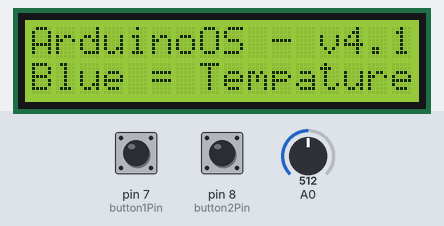
Bench run of a sketch on a simulated Arduino Uno, built with avr-gcc and run on an emulated ATmega328P. Shown: 16×2 character LCD. Inputs (shaded band) come from the test bench; at power-on: pin 7 (button1Pin) HIGH, pin 8 (button2Pin) HIGH, A0 = 512.

Above: at 11.2 s.
11.3 s: pin 7 (button1Pin) pulled LOW for 0.15 s
At 11.8 s:
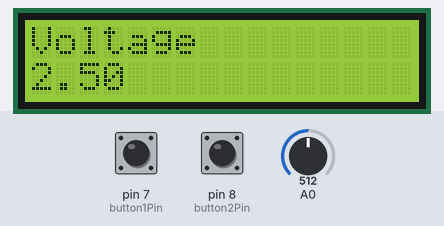
14.4 s: pin 8 (button2Pin) pulled LOW for 3.2 s
At 18.3 s:
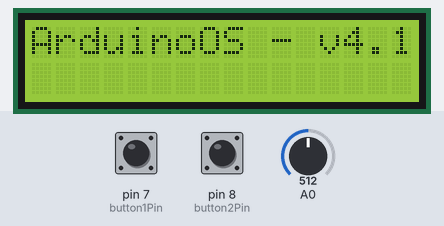
23.6 s: pin 7 (button1Pin) pulled LOW for 3.2 s
At 28.3 s:
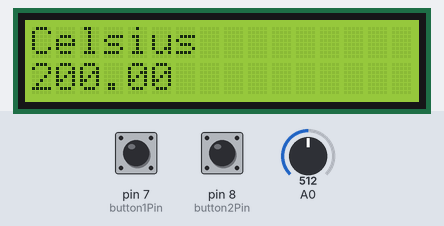
31.3 s: pin 7 (button1Pin) pulled LOW for 1 s
At 31.8 s:
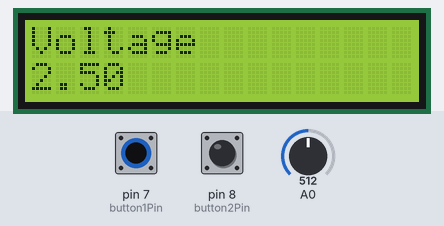
Timing chart, 0 to 34.3 s (numbered marks = the images above; inputs shaded):
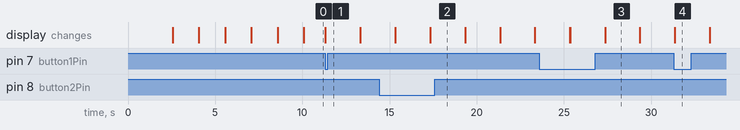

Measured:
- after the input at 11.3 s, the display: changes at once (image 1)
- after the input at 14.4 s, the display: first differs from a run without the input after 2.9 s (image 2)
- after the input at 23.6 s, the display: first differs from a run without the input after 1.8 s (image 3 shows a later state)
- after the input at 31.3 s, the display: changes after 0.07 s (image 4)
- what the display in image 3 shows lasts 2.0 s, from 27.4 s to 29.4 s

The sketch:

ArduinoOS.ino
```cpp
/*
ArduinoOS - Made by PacksGamingHD at www.github.com/PacksGamingHD
*/

// Tested on: 3/13/15 (13/3/15) Status: Works

/** INFORMATION
 * Code Guide
 * lcd.print(""); - Print a message to the LCD
 * delay() - What number you put there, it will delay the code *IMPORTANT - YOU MUST PUT THIS AFTER YOU FINISH THE SECOND LINE OR YOU WONT SEE IT*
 * lcd.clear(); - Clears the LCD
 * if (button1State == LOW) - When you push button 1 then it will do what you put in the code
 * if (button2State == LOW) - When you push button 2 then it will do what you put in the code
 * lcd.setCursor(0,0); - Sets the cursor to the first line
 * lcd.setCursor(0,1); - Sets the cursor to the second line
 * start(); - Delays 2000, sets the cursor to the first line and clear the LCD
 * start1(); - Delays 2000, sets the cursor to the second line and clear the LCD
 * line1(); - Set the cursor to the first line
 * line2(); - Set the cursor to the second line
 * boot1() - Delay 1500 then set LCD to first line
 * Other Resources:
 * Find all of the commands here: http://arduino.cc/en/Reference/LiquidCrystal
 * More info at http://arduino.cc/en/Reference/HomePage for all of the Arduino commands
 * Download the Arduino software (and FTDI drivers needed) at http://arduino.cc/en/Main/Software
 * Verson: 1.6.1 recommended
 * Other Info:
 * Built for: Arduino Uno
 * Language: C++
*/

#include <LiquidCrystal.h> // Include the LiquidCrystal library
LiquidCrystal lcd(12,11,5,4,3,2); // Define the pins
const int button1Pin = 7; // This is button 1
const int button2Pin = 8; // This is button 2
const int temperaturePin = 0; // This is the pin the tempature sensor uses
void start() // This delays two seconds, set the cursor to the first line and clears the LCD
{
  delay(2000); // Delay 2000
  lcd.setCursor(0,0); // Set cursor to first line
  lcd.clear(); // Clear LCD
}
void start1() // Same as above but it sets the cursor to the second line
{
  delay(2000); // Delay 2000
  lcd.setCursor(0,1); // Set cursor to second line
  lcd.clear(); // Clear LCD
}
void boot1() // Delay 1500 then set LCD to first line
{
  delay(1500); // Delay 1500
  lcd.setCursor(0,0); // Set cursor to first line
}
void line1() // Define line1
{
  lcd.setCursor(0,0); // Set the cursor to first line
}
void line2() // Define line2
{
  lcd.setCursor(0,1); // Set the cursor to the second line
}
void startup()
{
  lcd.setCursor(0,0); // Set cursor to first line
// Below is the code that displays when you plug it in or reset the Arduino
lcd.print("O"); // Print to LCD
lcd.setCursor(0,1); // Set cursor to second line
lcd.print("Starting up"); // Print to LCD
boot1(); // Run function boot1
lcd.print("O O"); // Print to LCD
line2(); // Set cursor to second line
lcd.print("Loading /home"); // Print to LCD
boot1(); // Run function boot1
lcd.print("O O O"); // Print to LCD
line2();// Run function line2
lcd.print("Loading /sys"); // Print to LCD
boot1(); // Run function boot1
lcd.clear(); // Clear LCD
lcd.print("O O O O O O"); // Print to LCD
line2(); // Run function line2
lcd.print("Loading /dev"); // Print to LCD
boot1(); // Run function boot1
lcd.print("O O O O O O O O"); // Print to LCD
line2(); // Run function line2
lcd.clear(); // Clear LCD
lcd.print("Loading /etc"); // Print to LCD
boot1(); // Run function boot1
lcd.print("Welcome to ArduinoOS"); // Print to LCD
}
void setup() // Setup code
{
pinMode(button1Pin, INPUT); // Button 1
pinMode(button2Pin, INPUT); // Button 2
lcd.begin(16, 2); // 16 charachters on 2 lines
lcd.clear(); // Clear LCD
delay(2500); // Delay 2500
lcd.clear(); // Clear LCD
startup();
}
float getVoltage(int pin) // For the tempature sensor
{
  return (analogRead(pin) * 0.004882814); // Analog read pin
}
void loop() // This is the main code
{
int button1State; // Define button 1
button1State = digitalRead(button1Pin); // Tell where button 1 is
int button2State; // Define button 2
button2State = digitalRead(button2Pin); // Tell where button 2 is
float voltage, degreesC, degreesF; // Define voltage, degreesC and degreesF
voltage = getVoltage(temperaturePin); // Tells what voltage is
degreesC = (voltage - 0.5) * 100.0; // Tells what the tempature can be
degreesF = degreesC * (9.0/5.0) + 32.0; // Convert tempature
line1(); // Run function line1
lcd.print("ArduinoOS - v4.1"); // Print to LCD
line2(); // Run function line2
lcd.print("Blue = Tempature"); // Print to LCD
if (button1State == LOW) // If button 1 is pressed then tell the tempature
{
  line1(); // Run function line1
  lcd.clear(); // Clear LCD
  lcd.print("Voltage"); // Print to LCD
  line2(); // Run function line2
  lcd.print(voltage); // Print voltage to LCD
  start(); // Run function start
  lcd.print("Celsius"); // Print to LCD
  line2(); // Run function line2
  lcd.print(degreesC); // Print degreesC to LCD
  start(); // Run function start
  lcd.print("Fahrenheit"); // Print to LCD
  line2(); // Run function line2
  lcd.print(degreesF); // Print degreesF to LCD
  delay(2000); // Delay 2000
}
if (button2State == LOW) // If button 2 is pressed then print info
{
  lcd.clear(); // Clear LCD
  line1(); // Run function line1
  lcd.print("ArduinoOS - v4.1"); // Print to LCD
  line2(); // Run function line2
  start(); // Run function start
  lcd.print("j.mp/OSArduino"); // Print to LCD
  line2(); // Run function line2
  lcd.print("Public on GitHub"); // Print to LCD
  start(); // Run function start
  lcd.print("Thanks for using"); // Print to LCD
  delay(2000); // Delay 2000
  line2(); // Run function line2
  lcd.print("See updates.txt"); // Print to LCD
  start(); // Run function start
  lcd.print("For updates"); // Print to LCD
  line2(); // Run function line2
  lcd.print("Updated 3/13/15"); // Print to LCD
}
}
```
